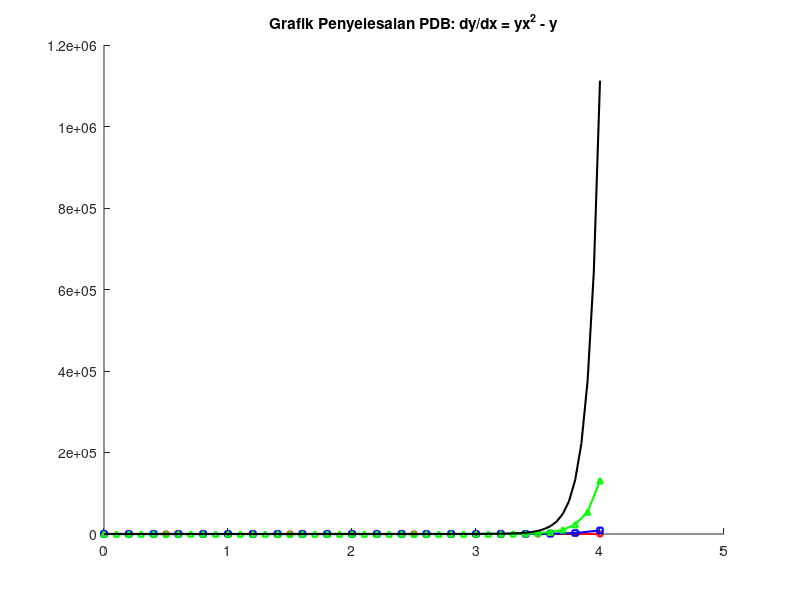

MATLAB code for this plot: (Note: this script raises an error after producing the figure.)
% File ini hanya digunakan untuk mengetes skrip saja
clear all; clc; close all;

f = @(x, y) (y .* x.^2) - y;

x0 = 0;             % Batas awal x
y0 = 1;             % Nilai awal y(0) = 1
x_target = 4;       % Batas akhir x

dx_list = [0.5, 0.2, 0.1, 0.05];

figure('Name', 'Perbandingan Metode Euler', 'NumberTitle', 'off');
hold on;
colors = {'r', 'b', 'g', 'k'};     
markers = {'o-', 's-', '^-', '-'}; 

for k = 1:length(dx_list)
    dx = dx_list(k);
    
    n = round((x_target - x0) / dx);
    
    X = zeros(n+1, 1);
    Y = zeros(n+1, 1);
    
    X(1) = x0;
    Y(1) = y0;
    
    for i = 1:n
        xi = X(i);
        yi = Y(i);
        
        phi = f(xi, yi);
        
        Y(i+1) = yi + phi * dx;
        X(i+1) = xi + dx;       
    end
    
    fprintf('\n==========================================\n');
    fprintf(' HASIL METODE EULER (Delta x = %.2f) \n', dx);
    fprintf('==========================================\n');
    fprintf('Iter\t x\t\t y (Euler)\n');
    fprintf('------------------------------------------\n');
    
    for j = 1:length(X)
        fprintf('%d\t\t %.2f\t %.5f\n', j-1, X(j), Y(j));
    end
    fprintf('------------------------------------------\n');
    fprintf('Nilai y saat x = %.1f adalah %.5f\n', X(end), Y(end));

    label_name = sprintf('\\Delta x = %.2f', dx);
    plot(X, Y, markers{k}, 'Color', colors{k}, 'LineWidth', 1.5, ...
         'DisplayName', label_name, 'MarkerSize', 4);
end

title('Grafik Penyelesaian PDB: dy/dx = yx^2 - y');
subtitle('Metode Euler dengan Variasi Step Size (\Delta x)');
xlabel('Nilai x');
ylabel('Nilai y');
legend('show', 'Location', 'northwest');
grid on;
hold off;
